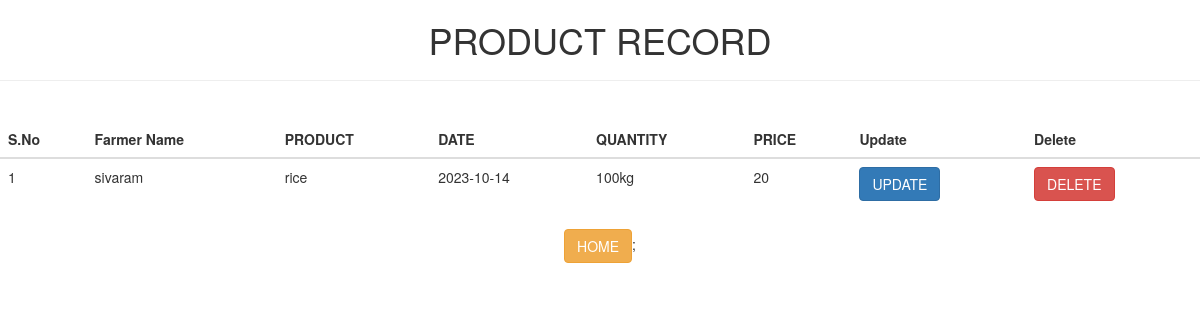
The app's page /pro with its own data.
### tables this page shows
CREATE TABLE item1(pid integer primary key,
            Name text,products text,Day date,quantity text,price int);

### web.py (the view)
@app.route('/pro')
def pro():
    con=sqlite3.connect('data2.db')
    con.row_factory=sqlite3.Row
    cur=con.cursor()
    cur.execute("select  * from item1")
    data=cur.fetchall()
    con.close()
    return render_template('pro.html',data=data)

### templates/pro.html (shortened to what this page needs)
<!DOCTYPE html>
<html lang="en">
<head>
 <link rel="stylesheet" href="https://maxcdn.bootstrapcdn.com/bootstrap/3.4.1/css/bootstrap.min.css">
</head>
<body>
    <div class="main">
       <center> <h1>PRODUCT RECORD<hr></h1></center>
        <div align="center"class="table">
            <br>
       <table class="table table-border" >
        <thead>
            <tr>
                <th>S.No</th>
                <th>Farmer Name</th>
                <th>PRODUCT</th>
                <th>DATE</th>
                <th>QUANTITY</th>
                <th>PRICE</th>
                <th>Update</th>
                <th>Delete</th>
            </tr>
        </thead>
       <tbody>
        {% for res in data %}
        {%set i=loop.index %}
        <tr>
            <td>{{i}}</td>
            <td>{{res["Name"]}}</td>
            <td>{{res["products"]}}</td>
            <td>{{res["Day"]}}</td>
            <td>{{res["quantity"]}}</td>
            <td>{{res["price"]}}</td>
            <td><a href=" {{url_for('modify',id=res['pid'])}}"class="btn btn-primary">UPDATE</a></td>
            <td><a href=" {{url_for('clear',id=res['pid'])}}"class="btn btn-danger">DELETE</a></td>
        </tr>
        {% endfor %}
       </tbody>
       </table>
       <div>
        <a href="{{url_for('main1')}}"class ="btn btn-warning pull right">HOME</a>;
       </div>
    </div>
   </div>
</body>
</html>

### records on screen
item1: pid "1", Name "sivaram", products "rice", Day "2023-10-14", quantity "100kg", price "20"
